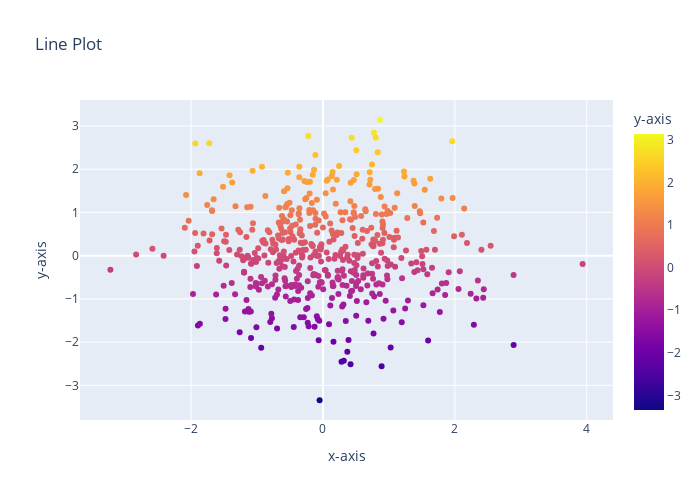

Notebook cell for this chart:
### Code cell
'''
@Author: Kanchan
@Date: 2022-01-07
@Last Modified by: Kanchan
@Last Modified time: 2022-01-07
@Title : Write a program to draw a scatter plot for random 500 x and y coordinates and style it
'''

import pandas as pd
import plotly.express as px
from pylab import randn

x=randn(500)
y=randn(500)

df=pd.DataFrame({'x-axis':x,'y-axis':y})
fig=px.scatter(df,x='x-axis',y='y-axis',width=700,height=500,title="Line Plot",color='y-axis')
fig.show()

### Figure 1 — Plotly figure (JSON) as saved in the notebook; plotly's stock layout.template omitted (floating-point values rounded to 4 significant figures; data arrays with more than 128 entries replaced by an {"elided": "..."} marker saying what was removed)
{"data": [{"hovertemplate": "x-axis=%{x}<br>y-axis=%{marker.color}<extra></extra>", "legendgroup": "", "marker": {"color": {"elided": "500 float values"}, "coloraxis": "coloraxis", "symbol": "circle"}, "mode": "markers", "name": "", "orientation": "v", "showlegend": false, "type": "scatter", "x": {"elided": "500 float values"}, "xaxis": "x", "y": {"elided": "500 float values"}, "yaxis": "y"}], "layout": {"coloraxis": {"colorbar": {"title": {"text": "y-axis"}}, "colorscale": [[0, "#0d0887"], [0.1111, "#46039f"], [0.2222, "#7201a8"], [0.3333, "#9c179e"], [0.4444, "#bd3786"], [0.5556, "#d8576b"], [0.6667, "#ed7953"], [0.7778, "#fb9f3a"], [0.8889, "#fdca26"], [1, "#f0f921"]]}, "height": 500, "legend": {"tracegroupgap": 0}, "title": {"text": "Line Plot"}, "width": 700, "xaxis": {"anchor": "y", "domain": [0, 1], "title": {"text": "x-axis"}}, "yaxis": {"anchor": "x", "domain": [0, 1], "title": {"text": "y-axis"}}}}
